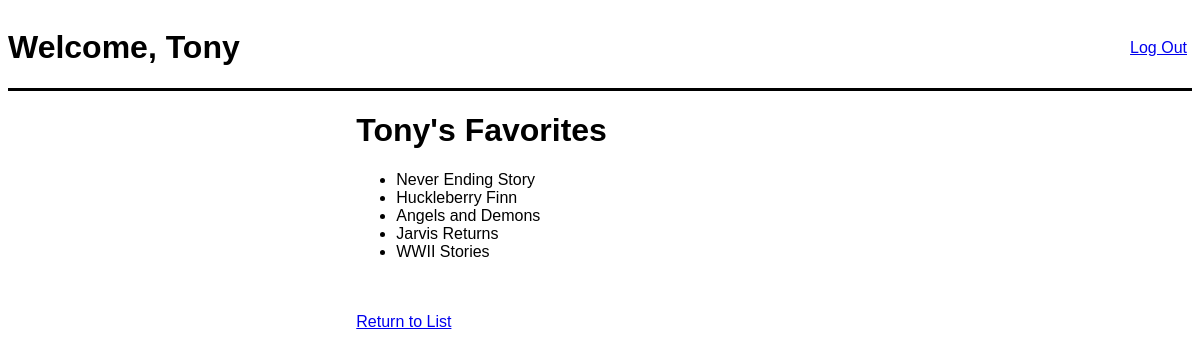
The page /books/user_favorites (signed in) on the database its author committed.
### login_app/models.py (models this page shows)
class Users(models.Model):
    first_name = models.CharField(max_length=255)
    last_name = models.CharField(max_length=255)
    email = models.EmailField()
    password_hash = models.CharField(max_length=255)
    created_at = models.DateTimeField(auto_now_add=True)
    modified_at = models.DateTimeField(auto_now=True)
    objects = UserManager()

### books_app/models.py (models this page shows)
class Books(models.Model):
    title = models.CharField(max_length=255)
    description = models.TextField()
    created_at = models.DateTimeField(auto_now_add=True)
    modified_at = models.DateTimeField(auto_now=True)
    uploaded_by = models.ForeignKey(Users, related_name="books_uploaded",on_delete=models.CASCADE)
    users_who_like = models.ManyToManyField(Users, related_name="liked_books")
    objects = BookManager()

### books_app/views.py (the view)
# urls.py: path('user_favorites', views.user_favorites)
def user_favorites(request):
    context = {
        'user': Users.objects.get(id=request.session['user_id'])
    }
    return render(request, 'userfavs.html', context)

### books_app/templates/userfavs.html (shortened to what this page needs)
<!DOCTYPE html>
<html lang="en">
<head>
    {% load static %}
    <link rel="stylesheet" href="{% static 'css/style2.css' %}">
</head>
<body>
    <div id="canvas">
        <div id="header">
            <h1>Welcome, {{request.session.name}}</h1>
            <a href="/logout">Log Out</a>
        </div>
        <div id="content">
            <div id="add">
                <h1>{{request.session.name}}'s Favorites</h1>
                <ul>
                {% for book in user.liked_books.all %}
                    <li>{{book.title}}</li>
                {% endfor %}
                </ul><br><br>
                <a href="/books">Return to List</a>
            </div>
        </div>
    </div>
</body>
</html>

### books_app/static/css/style2.css (style rules this page uses)
* { font-family: Arial, Helvetica, sans-serif; }
#content { width: 80%; display: flex; justify-content: space-around; }
#header { display: flex; justify-content: space-between; border-bottom: 3px solid black; }
#header > a { margin: auto 5px; }

### rows shown on the page
Users: session.name "Tony"
Books: title "Never Ending Story"
Books: title "Huckleberry Finn"
Books: title "Angels and Demons"
Books: title "Jarvis Returns"
Books: title "WWII Stories"
